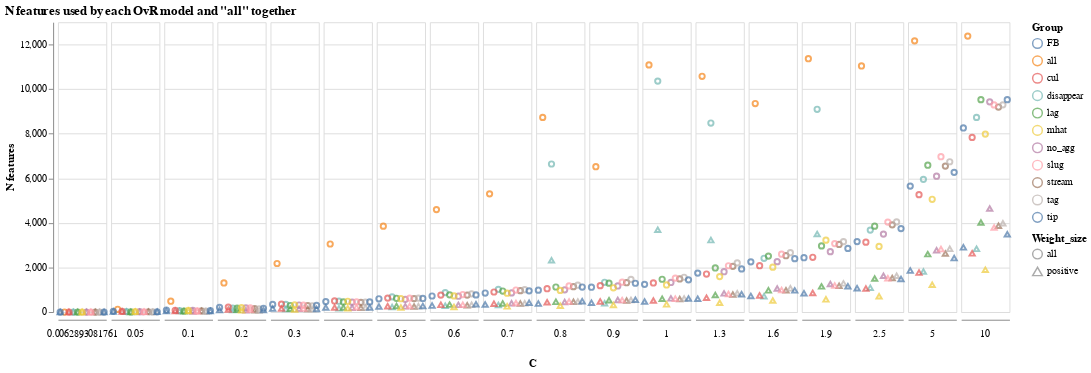

Notebook code cell kept with this figure:
### Code cell
base=alt.Chart(coefs_summary[coefs_summary['Weight_size'].isin(['all','positive'])],width=50).encode(
    x=alt.X('Group',title=None,axis=alt.Axis(values=[0], ticks=True, grid=False, labels=False)),
    y='N features:Q',
    color='Group',
    shape=alt.Shape('Weight_size',scale = alt.Scale(range=["circle", "triangle-up"]))
)

alt.layer(
  base.mark_point().encode(
  x=alt.X('Group:N', scale=alt.Scale(zero=False),title=None,axis=alt.Axis(values=[0], ticks=True, grid=False, labels=False)),
  y=alt.Y('N features:Q')
)
).facet(
  column=alt.Column('C', header=alt.Header(titleOrient='bottom',labelOrient='bottom'))
).configure_facet(spacing=-20).properties(title='N features used by each OvR model and "all" together')

### Figure 1 — Vega-Lite specification as saved in the notebook (floating-point values rounded to 4 significant figures; data arrays with more than 128 entries replaced by an {"elided": "..."} marker saying what was removed)
{"config": {"view": {"continuousWidth": 400, "continuousHeight": 300}, "facet": {"spacing": -20}}, "data": {"name": "data-2c9af13be3936cfc0779ae6951fd6158"}, "facet": {"column": {"type": "quantitative", "field": "C", "header": {"labelOrient": "bottom", "titleOrient": "bottom"}}}, "spec": {"layer": [{"mark": "point", "encoding": {"color": {"type": "nominal", "field": "Group"}, "shape": {"type": "nominal", "field": "Weight_size", "scale": {"range": ["circle", "triangle-up"]}}, "x": {"type": "nominal", "axis": {"grid": false, "labels": false, "ticks": true, "values": [0]}, "field": "Group", "scale": {"zero": false}, "title": null}, "y": {"type": "quantitative", "field": "N features"}}, "width": 50}]}, "title": "N features used by each OvR model and \"all\" together", "$schema": "https://vega.github.io/schema/vega-lite/v4.0.2.json", "datasets": {"data-2c9af13be3936cfc0779ae6951fd6158": {"elided": "378 records"}}}
